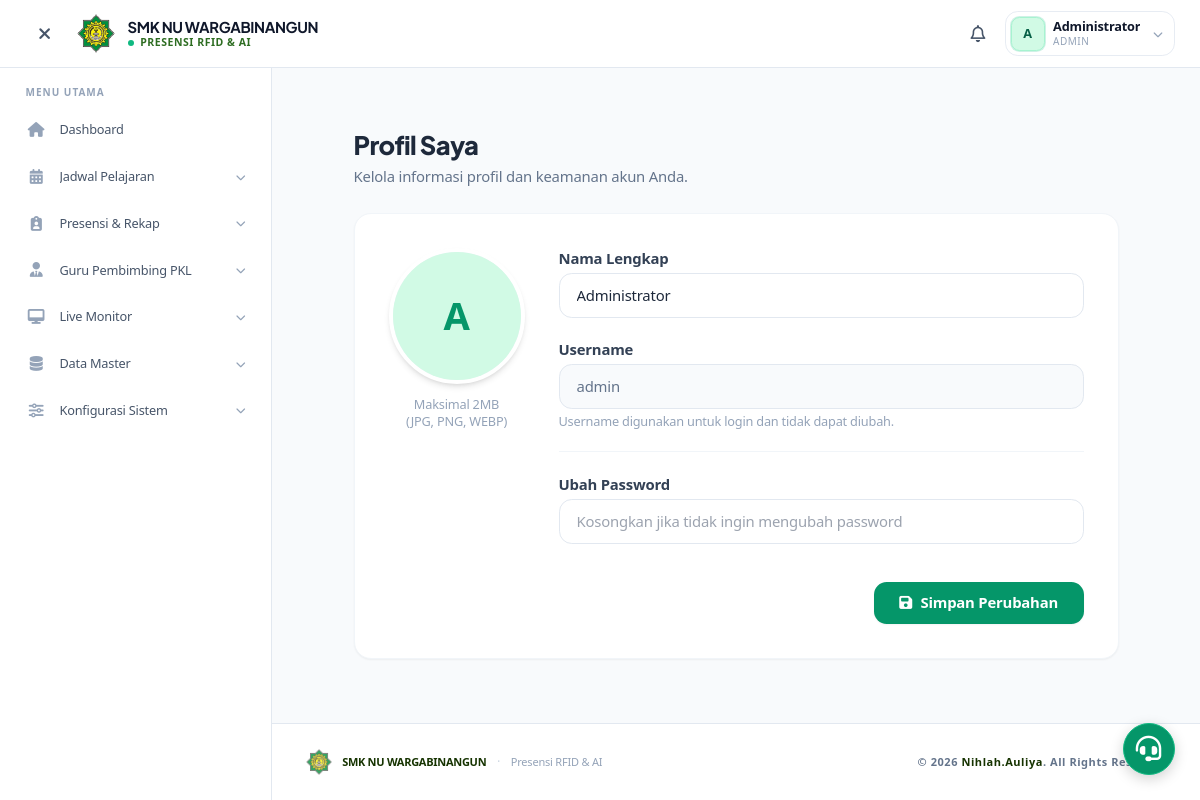
The page /web/public/profile (signed in) on the database its author committed.
### tables this page shows
CREATE TABLE users (
    id INT AUTO_INCREMENT PRIMARY KEY,
    username VARCHAR(50) NOT NULL UNIQUE,
    password VARCHAR(255) NOT NULL,
    name VARCHAR(100) NOT NULL,
    avatar VARCHAR(255) NULL,
    role ENUM('admin', 'kepsek', 'wali_kelas', 'guru', 'siswa') NOT NULL,
    telegram_chat_id VARCHAR(50) NULL,
    created_at TIMESTAMP DEFAULT CURRENT_TIMESTAMP
);

### web/app/core/Controller.php (called while the page is built, shortened)
<?php
class Controller {
    public function view($view, $data = []) {
        require_once __DIR__ . '/../views/' . $view . '.php';
    }
}

### web/app/controllers/ProfileController.php (called while the page is built, shortened)
<?php
class ProfileController extends Controller {
    public function index() {
        $user_id = SessionHelper::get('user_id');
        $db = new Database();
        $db->query("SELECT id, username, name, role, avatar FROM users WHERE id = :id");
        $db->bind(':id', $user_id);
        $user = $db->single();
        $profileData = null;
        $data = [
            'title' => 'Profil Saya',
            'user' => $user,
            'profileData' => $profileData
        ];
        $this->view('profile/index', $data);
    }
}

### web/app/core/App.php (called while the page is built, shortened)
<?php
class App {
    protected $method = 'index';
    protected $params = [];
    public function __construct() {
        $url = $this->parseURL();
        if (isset($url[0]) && !empty($url[0])) {
            $formattedUrl = str_replace(' ', '', ucwords(str_replace(['-', '_'], ' ', $url[0])));
            $controllerName = $formattedUrl . 'Controller';
            if (file_exists(__DIR__ . '/../controllers/' . $controllerName . '.php')) {
                $this->controller = $controllerName;
            } else {
                $this->controller = 'ErrorController';
                $this->method = 'notFound';
            }
        }
        $this->controller = new $this->controller;
        call_user_func_array([$this->controller, $this->method], $this->params);
    }
    public function parseURL() {
        if (isset($_GET['url']) && !empty($_GET['url'])) {
            $url = rtrim($_GET['url'], '/');
            $url = filter_var($url, FILTER_SANITIZE_URL);
            return explode('/', $url);
        }
        return [];
    }
}

### web/public/index.php (called while the page is built, shortened)
<?php
$app = new App();

### web/app/core/Database.php (called while the page is built, shortened)
<?php
class Database {
    private $host = DB_HOST;
    private $user = DB_USER;
    private $pass = DB_PASS;
    private $db_name = DB_NAME;
    private $dbh;
    private $stmt;
    public function __construct() {
        $portStr = (defined('DB_PORT') && DB_PORT) ? ';port=' . DB_PORT : '';
        $dsn = 'mysql:host=' . $this->host . $portStr . ';dbname=' . $this->db_name . ';charset=utf8mb4';
        $isVercel = isset($_SERVER['VERCEL']) || isset($_ENV['VERCEL']) || (isset($_SERVER['HTTP_HOST']) && strpos($_SERVER['HTTP_HOST'], 'vercel.app') !== false);
        $option = [
            PDO::ATTR_PERSISTENT => !$isVercel,
            PDO::ATTR_ERRMODE => PDO::ERRMODE_EXCEPTION,
            PDO::MYSQL_ATTR_INIT_COMMAND => "SET time_zone = '+07:00'"
        ];
        try {
            $this->dbh = new PDO($dsn, $this->user, $this->pass, $option);
            $this->dbh->exec("SET time_zone = '+07:00'");
        } catch (PDOException $e) {
            error_log("Database Error: " . $e->getMessage());
            if ($isVercel) {
                $this->renderVercelDbNotice($e->getMessage());
                exit;
            }
            die("Terjadi kesalahan pada koneksi database. Silakan hubungi administrator.");
        }
    }
        ?>
        <?php
    public function query($query) {
        $this->stmt = $this->dbh->prepare($query);
    }
    public function bind($param, $value, $type = null) {
        if (is_null($type)) {
            switch (true) {
                case is_int($value):
                    $type = PDO::PARAM_INT;
                    break;
                default:
                    $type = PDO::PARAM_STR;
            }
        }
        $this->stmt->bindValue($param, $value, $type);
    }
    public function execute() {
        try {
            return $this->stmt->execute();
        } catch (PDOException $e) {
            $logFile = dirname(__DIR__) . '/storage/logs/error.log';
            $msg = '[' . date('Y-m-d H:i:s') . '] ' . $e->getMessage() . PHP_EOL;
            @file_put_contents($logFile, $msg, FILE_APPEND);
            throw $e;
        }
    }
    public function single() {
        $this->execute();
        return $this->stmt->fetch(PDO::FETCH_OBJ);
    }
}

### web/app/helpers/SessionHelper.php (called while the page is built, shortened)
<?php
class SessionHelper {
    public static function get($key) {
        return isset($_SESSION[$key]) ? $_SESSION[$key] : null;
    }
}

### web/app/views/profile/index.php (the view, shortened to what this page needs)
<div class="max-w-3xl mx-auto py-8 px-4 sm:px-6">
    <div class="mb-6">
        <h2 class="text-2xl font-extrabold text-slate-800 tracking-tight">Profil Saya</h2>
        <p class="text-slate-500 text-sm mt-1">Kelola informasi profil dan keamanan akun Anda.</p>
    </div>
    <div class="bg-white rounded-2xl shadow-sm border border-slate-100 overflow-hidden">
        <form action="<?= BASEURL; ?>/profile/update" method="POST" enctype="multipart/form-data" class="p-6 sm:p-8">
            <div class="flex flex-col sm:flex-row gap-8">
                <div class="flex-shrink-0 flex flex-col items-center">
                    <div class="w-32 h-32 rounded-full bg-slate-100 border-4 border-white shadow-md overflow-hidden relative group">
                        <?php if(!empty($data['user']->avatar)): ?>
                            <img src="<?= BASEURL; ?>/uploads/avatars/<?= $data['user']->avatar ?>" alt="Avatar" id="preview-avatar" class="w-full h-full object-cover">
                        <?php else: ?>
                            <div id="preview-avatar-placeholder" class="w-full h-full flex items-center justify-center bg-emerald-100 text-emerald-600 font-bold text-4xl">
                                <?= strtoupper(substr($data['user']->name, 0, 1)) ?>
                            </div>
                        <?php endif; ?>
                    </div>
                    <p class="text-xs text-slate-400 mt-3 text-center w-32">Maksimal 2MB<br>(JPG, PNG, WEBP)</p>
                </div>
                <div class="flex-1 space-y-5">
                    <div>
                        <label class="block text-sm font-semibold text-slate-700 mb-1">Nama Lengkap</label>
                        <input type="text" name="name" value="<?= htmlspecialchars($data['user']->name) ?>" required
                                class="w-full px-4 py-2.5 rounded-xl border border-slate-200 focus:outline-none focus:ring-2 focus:ring-emerald-500/20 focus:border-emerald-500 transition-all text-sm">
                    </div>
                    <div>
                        <label class="block text-sm font-semibold text-slate-700 mb-1">Username</label>
                        <input type="text" value="<?= htmlspecialchars($data['user']->username) ?>" disabled
                                class="w-full px-4 py-2.5 rounded-xl border border-slate-200 bg-slate-50 text-slate-500 text-sm cursor-not-allowed">
                        <p class="text-xs text-slate-400 mt-1">Username digunakan untuk login dan tidak dapat diubah.</p>
                    </div>
                    <hr class="border-slate-100 my-6">
                    <div>
                        <label class="block text-sm font-semibold text-slate-700 mb-1">Ubah Password</label>
                        <input type="password" name="password" placeholder="Kosongkan jika tidak ingin mengubah password"
                               class="w-full px-4 py-2.5 rounded-xl border border-slate-200 focus:outline-none focus:ring-2 focus:ring-emerald-500/20 focus:border-emerald-500 transition-all text-sm">
                    </div>
                    <div class="pt-4 flex justify-end">
                        <button type="submit" class="px-6 py-2.5 bg-emerald-600 hover:bg-emerald-700 text-white font-semibold text-sm rounded-xl transition-all shadow-sm flex items-center gap-2">
                            <i class="fa-solid fa-save"></i> Simpan Perubahan
                        </button>
                    </div>
                </div>
            </div>
        </form>
    </div>
</div>

### web/app/views/templates/header.php (style rules this page uses)
*, *::before, *::after { box-sizing: border-box; }
body, button, input, select, textarea { font-family: 'Plus Jakarta Sans', 'Inter', -apple-system, BlinkMacSystemFont, 'Segoe UI', Roboto, sans-serif; -webkit-font-smoothing: antialiased; -moz-osx-font-smoothing: grayscale; text-rendering: optimizeLegibility; letter-spacing: -0.012em; }
body { background-color: #f8faf7; }
h1, h2, h3, h4, h5, h6, .font-heading { font-family: 'Plus Jakarta Sans', 'Inter', sans-serif; letter-spacing: -0.022em; font-feature-settings: 'cv02', 'cv03', 'cv04', 'cv11'; }
html { scroll-behavior: smooth; }
button { cursor: pointer; }

### rows shown on the page
users: name "A", name "Administrator", username "admin"

### other values the page prints
substr(SessionHelper::get('name') ?? 'U', 0, 1) "A"
SessionHelper::get('name') "Administrator"
SessionHelper::get('role') "ADMIN"
